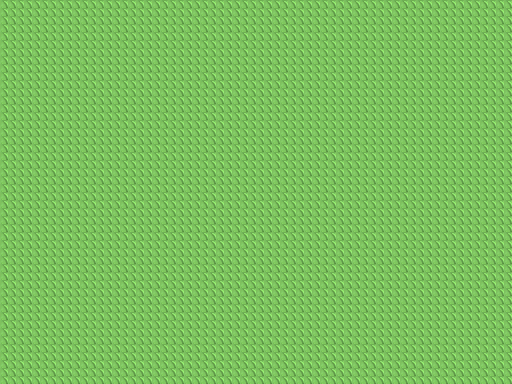

A 2D game scene composited from a Tiled map and its tileset images. What follows is a short description and the map's XML, with every tile layer's data as written:
An orthogonal 64x48 tile map with 8x8 px tiles, 1 tile layer (sol) and 2 objects (rochers_amp, arbres_halcyon).

<map version="1.10" orientation="orthogonal" width="64" height="48" tilewidth="8" tileheight="8">
 <tileset firstgid="1" source="entree_sol.tsx" />
 <layer id="1" name="sol" width="64" height="48">
  <data encoding="csv">
1,1,1,1,1,1,1,1,1,1,1,1,1,1,1,1,1,1,1,1,1,1,1,1,1,1,1,1,1,2,2,2,2,2,2,1,1,1,1,1,1,1,1,1,1,1,1,1,1,1,1,1,1,1,1,1,1,1,1,1,1,1,1,1,
1,1,1,1,1,1,1,1,1,1,1,1,1,1,1,1,1,1,1,1,1,1,1,1,1,1,1,1,1,2,2,2,2,2,2,1,1,1,1,1,1,1,1,1,1,1,1,1,1,1,1,1,1,1,1,1,1,1,1,1,1,1,1,1,
1,1,1,1,1,1,1,1,1,1,1,1,1,1,1,1,1,1,1,1,1,1,1,1,1,1,1,1,1,2,2,2,2,2,2,1,1,1,1,1,1,1,1,1,1,1,1,1,1,1,1,1,1,1,1,1,1,1,1,1,1,1,1,1,
1,1,1,1,1,1,1,1,1,1,1,1,1,1,1,1,1,1,1,1,1,1,1,1,1,1,1,1,1,2,2,2,2,2,2,1,1,1,1,1,1,1,1,1,1,1,1,1,1,1,1,1,1,1,1,1,1,1,1,1,1,1,1,1,
1,1,1,1,1,1,1,1,1,1,1,1,1,1,1,1,1,1,1,1,1,1,1,1,1,1,1,1,1,2,2,2,2,2,2,1,1,1,1,1,1,1,1,1,1,1,1,1,1,1,1,1,1,1,1,1,1,1,1,1,1,1,1,1,
1,1,1,1,1,1,1,1,1,1,1,1,1,1,1,1,1,1,1,1,1,1,1,1,1,1,1,1,1,2,2,2,2,2,2,1,1,1,1,1,1,1,1,1,1,1,1,1,1,1,1,1,1,1,1,1,1,1,1,1,1,1,1,1,
1,1,1,1,1,1,1,1,1,1,1,1,1,1,1,1,1,1,1,1,1,1,1,1,1,1,1,1,1,2,2,2,2,2,2,1,1,1,1,1,1,1,1,1,1,1,1,1,1,1,1,1,1,1,1,1,1,1,1,1,1,1,1,1,
1,1,1,1,1,1,1,1,1,1,1,1,1,1,1,1,1,1,1,1,1,1,1,1,1,1,1,1,1,2,2,2,2,2,2,1,1,1,1,1,1,1,1,1,1,1,1,1,1,1,1,1,1,1,1,1,1,1,1,1,1,1,1,1,
1,1,1,1,1,1,1,1,1,1,1,1,1,1,1,1,1,1,1,1,1,1,1,1,1,1,1,1,1,2,2,2,2,2,2,1,1,1,1,1,1,1,1,1,1,1,1,1,1,1,1,1,1,1,1,1,1,1,1,1,1,1,1,1,
1,1,1,1,1,1,1,1,1,1,1,1,1,1,1,1,1,1,1,1,1,1,1,1,1,1,1,1,1,2,2,2,2,2,2,1,1,1,1,1,1,1,1,1,1,1,1,1,1,1,1,1,1,1,1,1,1,1,1,1,1,1,1,1,
1,1,1,1,1,1,1,1,1,1,1,1,1,1,1,1,1,1,1,1,1,1,1,1,1,1,1,1,1,2,2,2,2,2,2,1,1,1,1,1,1,1,1,1,1,1,1,1,1,1,1,1,1,1,1,1,1,1,1,1,1,1,1,1,
1,1,1,1,1,1,1,1,1,1,1,1,1,1,1,1,1,1,1,1,1,1,1,1,1,1,1,1,1,2,2,2,2,2,2,1,1,1,1,1,1,1,1,1,1,1,1,1,1,1,1,1,1,1,1,1,1,1,1,1,1,1,1,1,
1,1,1,1,1,1,1,1,1,1,1,1,1,1,1,1,1,1,1,1,1,1,1,1,1,1,1,1,1,2,2,2,2,2,2,1,1,1,1,1,1,1,1,1,1,1,1,1,1,1,1,1,1,1,1,1,1,1,1,1,1,1,1,1,
1,1,1,1,1,1,1,1,1,1,1,1,1,1,1,1,1,1,1,1,1,1,1,1,1,1,1,1,1,2,2,2,2,2,2,1,1,1,1,1,1,1,1,1,1,1,1,1,1,1,1,1,1,1,1,1,1,1,1,1,1,1,1,1,
1,1,1,1,1,1,1,1,1,1,1,1,1,1,1,1,1,1,1,1,1,1,1,1,1,1,1,1,1,2,2,2,2,2,2,1,1,1,1,1,1,1,1,1,1,1,1,1,1,1,1,1,1,1,1,1,1,1,1,1,1,1,1,1,
1,1,1,1,1,1,1,1,1,1,1,1,1,1,1,1,1,1,1,1,1,1,1,1,1,1,1,1,1,2,2,2,2,2,2,1,1,1,1,1,1,1,1,1,1,1,1,1,1,1,1,1,1,1,1,1,1,1,1,1,1,1,1,1,
1,1,1,1,1,1,1,1,1,1,1,1,1,1,1,1,1,1,1,1,1,1,1,1,1,1,1,1,1,2,2,2,2,2,2,1,1,1,1,1,1,1,1,1,1,1,1,1,1,1,1,1,1,1,1,1,1,1,1,1,1,1,1,1,
1,1,1,1,1,1,1,1,1,1,1,1,1,1,1,1,1,1,1,1,1,1,1,1,1,1,1,1,1,2,2,2,2,2,2,1,1,1,1,1,1,1,1,1,1,1,1,1,1,1,1,1,1,1,1,1,1,1,1,1,1,1,1,1,
1,1,1,1,1,1,1,1,1,1,1,1,1,1,1,1,1,1,1,1,1,1,1,1,1,1,1,1,1,2,2,2,2,2,2,1,1,1,1,1,1,1,1,1,1,1,1,1,1,1,1,1,1,1,1,1,1,1,1,1,1,1,1,1,
1,1,1,1,1,1,1,1,1,1,1,1,1,1,1,1,1,1,1,1,1,1,1,1,1,1,1,1,1,2,2,2,2,2,2,1,1,1,1,1,1,1,1,1,1,1,1,1,1,1,1,1,1,1,1,1,1,1,1,1,1,1,1,1,
1,1,1,1,1,1,1,1,1,1,1,1,1,1,1,1,1,1,1,1,1,1,1,1,1,1,1,1,1,2,2,2,2,2,2,1,1,1,1,1,1,1,1,1,1,1,1,1,1,1,1,1,1,1,1,1,1,1,1,1,1,1,1,1,
1,1,1,1,1,1,1,1,1,1,1,1,1,1,1,1,1,1,1,1,1,1,1,1,1,1,1,1,1,2,2,2,2,2,2,1,1,1,1,1,1,1,1,1,1,1,1,1,1,1,1,1,1,1,1,1,1,1,1,1,1,1,1,1,
1,1,1,1,1,1,1,1,1,1,1,1,1,1,1,1,1,1,1,1,1,1,1,1,1,1,1,1,1,2,2,2,2,2,2,1,1,1,1,1,1,1,1,1,1,1,1,1,1,1,1,1,1,1,1,1,1,1,1,1,1,1,1,1,
1,1,1,1,1,1,1,1,1,1,1,1,1,1,1,1,1,1,1,1,1,1,1,1,1,1,1,1,1,2,2,2,2,2,2,1,1,1,1,1,1,1,1,1,1,1,1,1,1,1,1,1,1,1,1,1,1,1,1,1,1,1,1,1,
1,1,1,1,1,1,1,1,1,1,1,1,1,1,1,1,1,1,1,1,1,1,1,1,1,1,1,1,1,2,2,2,2,2,2,1,1,1,1,1,1,1,1,1,1,1,1,1,1,1,1,1,1,1,1,1,1,1,1,1,1,1,1,1,
1,1,1,1,1,1,1,1,1,1,1,1,1,1,1,1,1,1,1,1,1,1,1,1,1,1,1,1,1,2,2,2,2,2,2,1,1,1,1,1,1,1,1,1,1,1,1,1,1,1,1,1,1,1,1,1,1,1,1,1,1,1,1,1,
1,1,1,1,1,1,1,1,1,1,1,1,1,1,1,1,1,1,1,1,1,1,1,1,1,1,1,1,1,2,2,2,2,2,2,1,1,1,1,1,1,1,1,1,1,1,1,1,1,1,1,1,1,1,1,1,1,1,1,1,1,1,1,1,
1,1,1,1,1,1,1,1,1,1,1,1,1,1,1,1,1,1,1,1,1,1,1,1,1,1,1,1,1,2,2,2,2,2,2,1,1,1,1,1,1,1,1,1,1,1,1,1,1,1,1,1,1,1,1,1,1,1,1,1,1,1,1,1,
1,1,1,1,1,1,1,1,1,1,1,1,1,1,1,1,1,1,1,1,1,1,1,1,1,1,1,1,1,2,2,2,2,2,2,1,1,1,1,1,1,1,1,1,1,1,1,1,1,1,1,1,1,1,1,1,1,1,1,1,1,1,1,1,
1,1,1,1,1,1,1,1,1,1,1,1,1,1,1,1,1,1,1,1,1,1,1,1,1,1,1,1,1,2,2,2,2,2,2,1,1,1,1,1,1,1,1,1,1,1,1,1,1,1,1,1,1,1,1,1,1,1,1,1,1,1,1,1,
1,1,1,1,1,1,1,1,1,1,1,1,1,1,1,1,1,1,1,1,1,1,1,1,1,1,1,1,1,2,2,2,2,2,2,1,1,1,1,1,1,1,1,1,1,1,1,1,1,1,1,1,1,1,1,1,1,1,1,1,1,1,1,1,
1,1,1,1,1,1,1,1,1,1,1,1,1,1,1,1,1,1,1,1,1,1,1,1,1,1,1,1,1,2,2,2,2,2,2,1,1,1,1,1,1,1,1,1,1,1,1,1,1,1,1,1,1,1,1,1,1,1,1,1,1,1,1,1,
1,1,1,1,1,1,1,1,1,1,1,1,1,1,1,1,1,1,1,1,1,1,1,1,1,1,1,1,1,2,2,2,2,2,2,1,1,1,1,1,1,1,1,1,1,1,1,1,1,1,1,1,1,1,1,1,1,1,1,1,1,1,1,1,
1,1,1,1,1,1,1,1,1,1,1,1,1,1,1,1,1,1,1,1,1,1,1,1,1,1,1,1,1,2,2,2,2,2,2,1,1,1,1,1,1,1,1,1,1,1,1,1,1,1,1,1,1,1,1,1,1,1,1,1,1,1,1,1,
1,1,1,1,1,1,1,1,1,1,1,1,1,1,1,1,1,1,1,1,1,1,1,1,1,1,1,1,1,2,2,2,2,2,2,1,1,1,1,1,1,1,1,1,1,1,1,1,1,1,1,1,1,1,1,1,1,1,1,1,1,1,1,1,
1,1,1,1,1,1,1,1,1,1,1,1,1,1,1,1,1,1,1,1,1,1,1,1,1,1,1,1,1,2,2,2,2,2,2,1,1,1,1,1,1,1,1,1,1,1,1,1,1,1,1,1,1,1,1,1,1,1,1,1,1,1,1,1,
1,1,1,1,1,1,1,1,1,1,1,1,1,1,1,1,1,1,1,1,1,1,1,1,1,1,1,1,1,2,2,2,2,2,2,1,1,1,1,1,1,1,1,1,1,1,1,1,1,1,1,1,1,1,1,1,1,1,1,1,1,1,1,1,
1,1,1,1,1,1,1,1,1,1,1,1,1,1,1,1,1,1,1,1,1,1,1,1,1,1,1,1,1,2,2,2,2,2,2,1,1,1,1,1,1,1,1,1,1,1,1,1,1,1,1,1,1,1,1,1,1,1,1,1,1,1,1,1,
1,1,1,1,1,1,1,1,1,1,1,1,1,1,1,1,1,1,1,1,1,1,1,1,1,1,1,1,1,2,2,2,2,2,2,1,1,1,1,1,1,1,1,1,1,1,1,1,1,1,1,1,1,1,1,1,1,1,1,1,1,1,1,1,
1,1,1,1,1,1,1,1,1,1,1,1,1,1,1,1,1,1,1,1,1,1,1,1,1,1,1,1,1,2,2,2,2,2,2,1,1,1,1,1,1,1,1,1,1,1,1,1,1,1,1,1,1,1,1,1,1,1,1,1,1,1,1,1,
1,1,1,1,1,1,1,1,1,1,1,1,1,1,1,1,1,1,1,1,1,1,1,1,1,1,1,1,1,2,2,2,2,2,2,1,1,1,1,1,1,1,1,1,1,1,1,1,1,1,1,1,1,1,1,1,1,1,1,1,1,1,1,1,
1,1,1,1,1,1,1,1,1,1,1,1,1,1,1,1,1,1,1,1,1,1,1,1,1,1,1,1,1,2,2,2,2,2,2,1,1,1,1,1,1,1,1,1,1,1,1,1,1,1,1,1,1,1,1,1,1,1,1,1,1,1,1,1,
1,1,1,1,1,1,1,1,1,1,1,1,1,1,1,1,1,1,1,1,1,1,1,1,1,1,1,1,1,2,2,2,2,2,2,1,1,1,1,1,1,1,1,1,1,1,1,1,1,1,1,1,1,1,1,1,1,1,1,1,1,1,1,1,
1,1,1,1,1,1,1,1,1,1,1,1,1,1,1,1,1,1,1,1,1,1,1,1,1,1,1,1,1,2,2,2,2,2,2,1,1,1,1,1,1,1,1,1,1,1,1,1,1,1,1,1,1,1,1,1,1,1,1,1,1,1,1,1,
1,1,1,1,1,1,1,1,1,1,1,1,1,1,1,1,1,1,1,1,1,1,1,1,1,1,1,1,1,2,2,2,2,2,2,1,1,1,1,1,1,1,1,1,1,1,1,1,1,1,1,1,1,1,1,1,1,1,1,1,1,1,1,1,
1,1,1,1,1,1,1,1,1,1,1,1,1,1,1,1,1,1,1,1,1,1,1,1,1,1,1,1,1,2,2,2,2,2,2,1,1,1,1,1,1,1,1,1,1,1,1,1,1,1,1,1,1,1,1,1,1,1,1,1,1,1,1,1,
1,1,1,1,1,1,1,1,1,1,1,1,1,1,1,1,1,1,1,1,1,1,1,1,1,1,1,1,1,2,2,2,2,2,2,1,1,1,1,1,1,1,1,1,1,1,1,1,1,1,1,1,1,1,1,1,1,1,1,1,1,1,1,1,
1,1,1,1,1,1,1,1,1,1,1,1,1,1,1,1,1,1,1,1,1,1,1,1,1,1,1,1,1,2,2,2,2,2,2,1,1,1,1,1,1,1,1,1,1,1,1,1,1,1,1,1,1,1,1,1,1,1,1,1,1,1,1,1
  </data>
 </layer>
 <objectgroup id="2" name="calques">
  <object id="1" name="rochers_amp" x="0" y="0" width="512" height="384">
   <image source="entree_01_rochers.png" width="512" height="384" />
  </object>
  <object id="2" name="arbres_halcyon" x="0" y="0" width="512" height="384">
   <image source="entree_02_arbres.png" width="512" height="384" />
  </object>
 </objectgroup>
</map>
